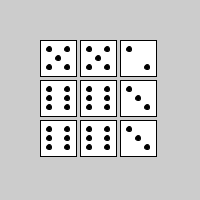
Frame 1 (no input)
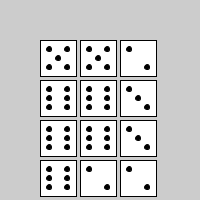
Frame 2 (the mouse pressed at the canvas centre, redrawn once)

The Processing sketch that drew these frames (run headless with seeded random() and noise(); the mouse was pressed at the canvas centre and the sketch redrawn once):

// Processing sketch: dice
// ── dice.pde
int count=0, spareA, spareB=40, points;

void setup()
{
  noLoop();
  size(200, 200);
}
void draw()
{
  //your code here
  ArrayList<Die> Dice = new ArrayList<Die>();
  for(int i=0; i<9; i++){
    
    count++;;
    //create dice
    
    spareA = count * 40;
      if (spareA>120)
        spareA = 40;
    
    Dice.add(new Die(spareA, spareB));
    
    if (count==3){
      count=0;
      spareB+=40;
    }
      
  }
  for(int i=0; i<9; i++)
    Dice.get(i).show();
  
  println(points + " earned");
  /*Die what = new Die(0,0);
  what.show();*/
}
void mousePressed()
{
  redraw();
}
class Die //models one single dice cube
{
  //variable declarations here
  private int number=0;
  private int BaseAndHeight=36;
  private int positionX, positionY;
  Die(int x, int y) //constructor
  {
    //variable initializations here
    positionX = x;
    positionY = y;
    fill(255);
    rect(positionX, positionY, 36, 36);
    this.roll();
    println("present");
  }
  void roll()
  {
    //your code here
    int a = (int)(Math.random()*(7-1)+1); 
    number = a;
    print("roll");
    //println(a);
  }
  void show()
  {
    //your code here
    if (number==1){
      fill(0);
      ellipse(positionX+18, positionY+18, 5, 5 );
      println("i am in 1");
      points+=1;
    }
    if (number==2){
      fill(0);
      ellipse(positionX+9, positionY+9, 5, 5 );
      ellipse(positionX+27, positionY+27, 5, 5 );
      println("i am in 2");
      points+=2;
    }
    if (number==3){
      fill(0);
      ellipse(positionX+9, positionY+9, 5, 5 );
      ellipse(positionX+18, positionY+18, 5, 5 );
      ellipse(positionX+27, positionY+27, 5, 5 );
      println("i am in 3");
      points+=3;
    }
    if (number==4){
      fill(0);
      ellipse(positionX+9, positionY+9, 5, 5 );
      ellipse(positionX+27, positionY+9, 5, 5 );
      ellipse(positionX+9, positionY+27, 5, 5 );
      ellipse(positionX+27, positionY+27, 5, 5 );
      println("i am in 4");
      points+=4;
    }
    if (number==5){
      fill(0);
      ellipse(positionX+9, positionY+9, 5, 5 );
      ellipse(positionX+9, positionY+27, 5, 5 );
      ellipse(positionX+27, positionY+9, 5, 5 );
      ellipse(positionX+27, positionY+27, 5, 5 );
      ellipse(positionX+18, positionY+18, 5, 5 );
      println("i am in 5");
      points+=5;
    }
    if (number==6){
      fill(0);
      ellipse(positionX+9, positionY+9, 5, 5 );
      ellipse(positionX+9, positionY+18, 5, 5  );
      ellipse(positionX+9, positionY+27, 5, 5 );
      ellipse(positionX+27, positionY+9, 5, 5 );
      ellipse(positionX+27, positionY+18, 5, 5 );
      ellipse(positionX+27, positionY+27, 5, 5 );
      println("i am in 6");
      points+=6;
    }
  }
}
